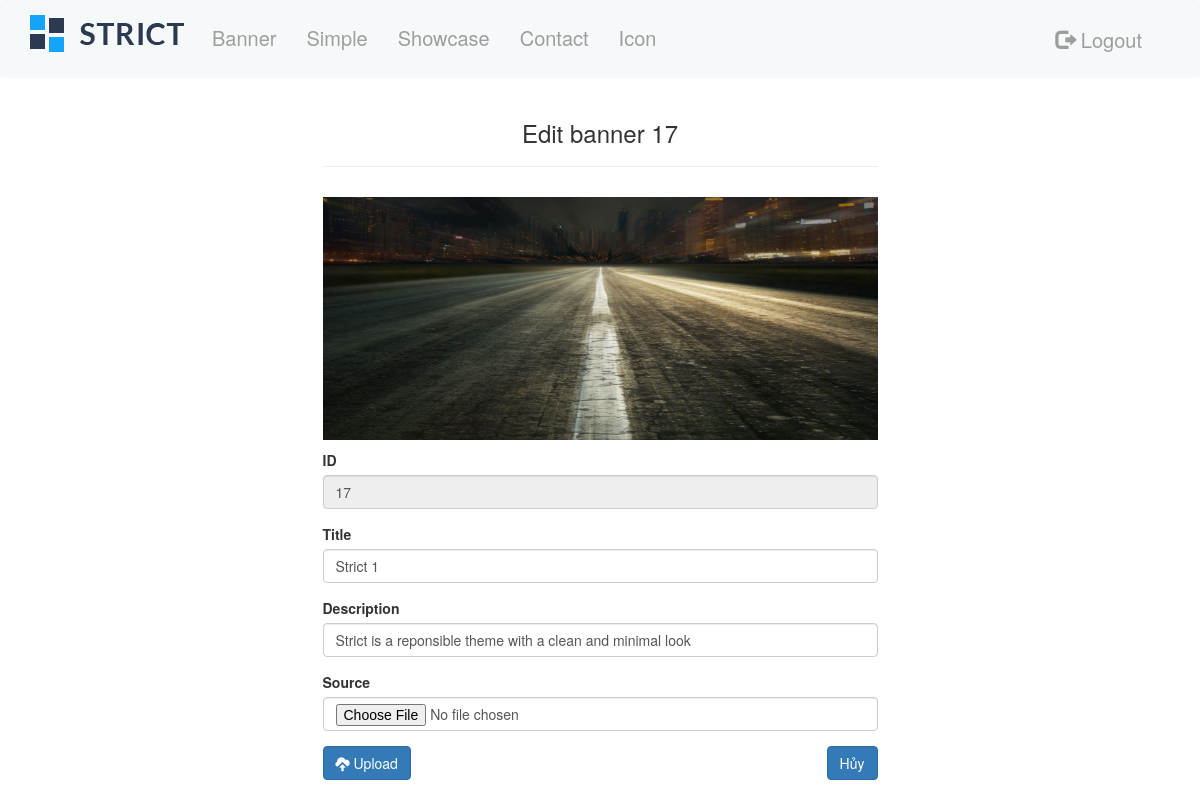
Screenshot of /admin/main.php?page_layout=edit-banner&id=17 (signed in) with the database file from the repository.
### tables this page shows
CREATE TABLE `banner` (
  `id` int(10) NOT NULL,
  `anh` varchar(255) NOT NULL,
  `title` varchar(255) NOT NULL,
  `description` varchar(255) NOT NULL
);

### admin/banner/edit-banner.php (the view, shortened to what this page needs)
<?php
	if(isset($_GET['id'])){
        $id = $_GET['id'];
        $sql = "SELECT * FROM banner WHERE id='$id'";
        $query = mysqli_query($con,$sql);
        $rows  = mysqli_fetch_array($query);
    }
?>
<div class="container edit-banner" style="margin-top: 100px">
    <div class="row">
            <div class="col-xs-12 col-sm-12 col-md-12 col-lg-offset-3 col-lg-6 text-center">
                <h3>Edit banner <?php echo $rows['id']?></h3>
                <hr>
                <img src="../img/<?php echo $rows['anh']?>" alt="" width=100% style="padding: 10px 0px;">
            </div>
            <div class="col-xs-12 col-sm-12 col-md-12 col-lg-offset-3 col-lg-6">
                <form enctype="multipart/form-data"  method="post">
                    <div class="form-group">
                        <label>ID</label>
                        <input type="number" name="id" value="<?php echo $rows['id'] ?>" class="form-control" readonly>
                    </div>
                    <div class="form-group">
                        <label>Title</label>
                        <input type="text" name="title" value="<?php echo $rows['title'] ?>" class="form-control">
                    </div>
                    <div class="form-group">
                        <label>Description</label>
                        <input type="text" name="description" value="<?php echo $rows['description'] ?>" class="form-control">
                    </div>
                    <div class="form-group">
                        <label>Source</label>
                        <input type="file" name="anh" class="form-control">
                    </div>
                    <button name="submit" type="submit" class="btn btn-primary">
                        <span class="glyphicon glyphicon-cloud-upload"></span> Upload
                    </button>
                    <a href="main.php?page_layout=banner" title="" style="float: right">
                        <button type="button" class="btn btn-primary ">Hủy</button>
                    </a>
                </form>
            </div>
    </div>
</div>

### rows the page displays
banner: id "17", anh (picture), title "Strict 1", description "Strict is a reponsible theme with a clean and minimal look"
